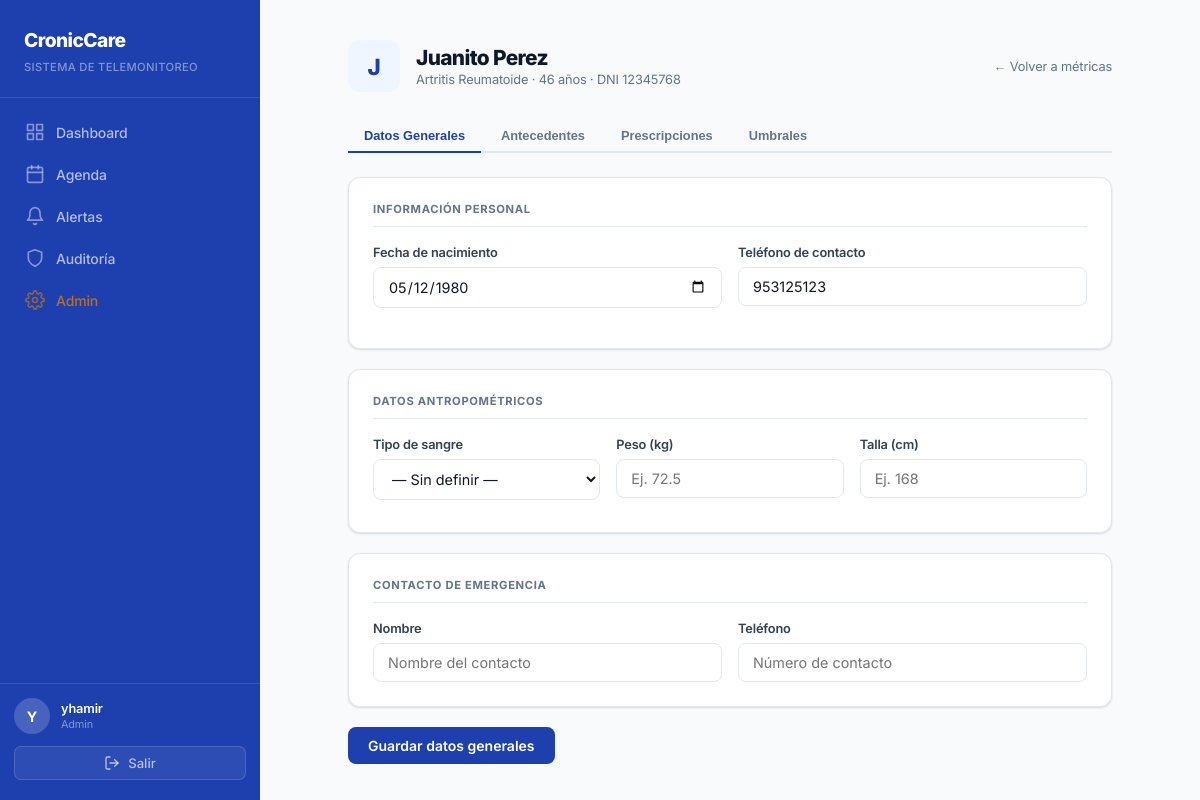
Page /paciente/1/ficha/ (signed in) on the committed database.
### core/models.py (models this page shows, shortened)
class Paciente(models.Model):
    ENFERMEDADES = [
        ('diabetes_t2', 'Diabetes Tipo 2'),
        ('diabetes_t1', 'Diabetes Tipo 1'),
        ('hipertension', 'Hipertensión Arterial'),
        ('asma', 'Asma'),
        ('epoc', 'EPOC'),
        ('irc', 'Insuficiencia Renal Crónica'),
        ('icc', 'Insuficiencia Cardíaca Crónica'),
        ('artritis', 'Artritis Reumatoide'),
        ('otra', 'Otra'),
    ]
    user = models.OneToOneField(User, on_delete = models.SET_NULL, null = True, blank = True, related_name = 'paciente')
    nombre = models.CharField(max_length = 100)
    dni = models.CharField(max_length = 8, unique = True)
    enfermedad = models.CharField(max_length = 100, choices = ENFERMEDADES)
    fecha_nacimiento = models.DateField(null = True, blank = True)
    telefono = models.CharField(max_length = 15, blank = True)
    fecha_registro = models.DateTimeField(auto_now_add = True)
    @property
    def edad(self):
        if not self.fecha_nacimiento:
            return None
        hoy = date.today()
        return hoy.year - self.fecha_nacimiento.year - (
            (hoy.month, hoy.day) < (self.fecha_nacimiento.month, self.fecha_nacimiento.day)
        )

### core/views.py (the view, shortened to what this page needs)
# urls.py: path('paciente/<int:paciente_id>/ficha/', views.ficha_medica,          name='ficha_medica'),
@login_required
@medico_required
def ficha_medica(request, paciente_id):
    paciente = get_object_or_404(Paciente, id=paciente_id)
    ficha, _ = FichaMedica.objects.get_or_create(paciente=paciente)
    umbrales = {u.tipo_metrica: u for u in paciente.umbrales.all()}
    prescripciones_activas = paciente.prescripciones.filter(activa=True).select_related('medico')
    prescripciones_pasadas = paciente.prescripciones.filter(activa=False).select_related('medico')
    return render(request, 'core/ficha_medica.html', {
        'paciente':               paciente,
        'ficha':                  ficha,
        'prescripciones_activas': prescripciones_activas,
        'prescripciones_pasadas': prescripciones_pasadas,
        'umbrales':               umbrales,
        'tipos_metrica':          UmbralPersonalizado.TIPOS_METRICA,
        'today':                  date.today().isoformat(),
        'vias':                   Prescripcion.VIAS,
        'frecuencias_presc':      Prescripcion.FRECUENCIAS,
    })

### core/context_processors.py (called while the page is built)
def alertas_pendientes(request):
    if not request.user.is_authenticated:
        return {
            'total_alertas_pendientes': 0,
            'alertas_recientes': [],
        }
    alertas = Alerta.objects.filter(
        resuelta=False,
        criticidad='critica',
    ).select_related('paciente', 'metrica').order_by('-fecha')
    alertas_data = []
    for alerta in alertas[:3]:
        alertas_data.append({
            'alerta': alerta,
            'valor_str': f"{float(alerta.metrica.valor):.1f}" if alerta.metrica else None,
        })
    return {
        'total_alertas_pendientes': alertas.count(),
        'alertas_recientes': alertas_data,
    }

### core/models.py (called while the page is built)
    @property
    def imc(self):
        if self.peso_kg and self.talla_cm:
            talla_m = self.talla_cm / 100
            return round(self.peso_kg / (talla_m ** 2), 1)
        return None

### core/views.py (called while the page is built)
def es_medico(user):
    return user.groups.filter(name='Medico').exists() or user.is_superuser

### core/templates/core/ficha_medica.html (shortened to what this page needs)
{% extends 'core/base.html' %}
{% block content %}
<div class="container" style="max-width: 860px;">
  <div class="fm-header">
    <div class="fm-avatar">{{ paciente.nombre|slice:":1"|upper }}</div>
    <div>
      <h2 style="font-size: 1.3rem; font-weight: 800; letter-spacing: -0.03em;">{{ paciente.nombre }}</h2>
      <p style="font-size: 0.8rem; color: var(--muted); margin-top: 2px;">
        {{ paciente.get_enfermedad_display }}
        {% if paciente.edad %} · {{ paciente.edad }} años{% endif %}
        · DNI {{ paciente.dni }}
      </p>
    </div>
    <a href="{% url 'detalle_paciente' paciente.id %}"
       style="margin-left: auto; font-size: 0.8rem; color: var(--muted); text-decoration: none;">
      ← Volver a métricas
    </a>
  </div>
  <div class="tab-nav">
    <button class="tab-btn active" onclick="switchTab(this, 'datos')">Datos Generales</button>
    <button class="tab-btn" onclick="switchTab(this, 'antecedentes')">Antecedentes</button>
    <button class="tab-btn" onclick="switchTab(this, 'prescripciones')">
      Prescripciones
    </button>
    <button class="tab-btn" onclick="switchTab(this, 'umbrales')">Umbrales</button>
  </div>
  <div id="tab-datos" class="tab-panel active">
    <form method="POST">
      <div class="card" style="margin-bottom: 20px;">
        <p class="section-title">Información personal</p>
        <div class="grid-2" style="margin-bottom: 16px;">
          <div class="form-group" style="margin-bottom: 0;">
            <label class="form-label">Fecha de nacimiento</label>
            <input type="date" name="fecha_nacimiento" class="form-input"
              value="{{ paciente.fecha_nacimiento|date:'Y-m-d' }}">
          </div>
          <div class="form-group" style="margin-bottom: 0;">
            <label class="form-label">Teléfono de contacto</label>
            <input type="text" name="telefono" class="form-input"
              placeholder="Ej. 987654321" value="{{ paciente.telefono }}">
          </div>
        </div>
      </div>
      <div class="card" style="margin-bottom: 20px;">
        <p class="section-title">Datos antropométricos</p>
        <div class="grid-3" style="margin-bottom: 8px;">
          <div class="form-group" style="margin-bottom: 0;">
            <label class="form-label">Tipo de sangre</label>
            <select name="tipo_sangre" class="form-input">
              <option value="">— Sin definir —</option>
            </select>
          </div>
          <div class="form-group" style="margin-bottom: 0;">
            <label class="form-label">Peso (kg)</label>
            <input type="number" name="peso_kg" step="0.1" min="1" max="300" class="form-input"
              placeholder="Ej. 72.5" value="{{ ficha.peso_kg|default:'' }}">
          </div>
          <div class="form-group" style="margin-bottom: 0;">
            <label class="form-label">Talla (cm)</label>
            <input type="number" name="talla_cm" step="0.1" min="50" max="250" class="form-input"
              placeholder="Ej. 168" value="{{ ficha.talla_cm|default:'' }}">
          </div>
        </div>
      </div>
      <div class="card" style="margin-bottom: 20px;">
        <p class="section-title">Contacto de emergencia</p>
        <div class="grid-2">
          <div class="form-group" style="margin-bottom: 0;">
            <label class="form-label">Nombre</label>
            <input type="text" name="contacto_emergencia_nombre" class="form-input"
              placeholder="Nombre del contacto" value="{{ ficha.contacto_emergencia_nombre }}">
          </div>
          <div class="form-group" style="margin-bottom: 0;">
            <label class="form-label">Teléfono</label>
            <input type="text" name="contacto_emergencia_tel" class="form-input"
              placeholder="Número de contacto" value="{{ ficha.contacto_emergencia_tel }}">
          </div>
        </div>
      </div>
      <button type="submit" class="btn-primary">Guardar datos generales</button>
    </form>
  </div>
</div>
{% endblock %}

### core/templates/core/base.html (shortened to what this page needs)
<!doctype html>
<html lang="es">
  <head>
  </head>
  <body>
    <aside class="sidebar" id="sidebar">
      <div class="sidebar-header">
        <span class="sidebar-logo">CronicCare</span>
        <span class="sidebar-subtitle">Sistema de Telemonitoreo</span>
      </div>
      <ul class="sidebar-nav">
        <li>
          <a
            href="{% url 'dashboard' %}"
            class="{% if request.resolver_match.url_name == 'dashboard' %}active{% endif %}"
          >
            <svg
              viewBox="0 0 24 24"
              fill="none"
              stroke="currentColor"
              stroke-width="2"
              stroke-linecap="round"
              stroke-linejoin="round"
            >
              <rect x="3" y="3" width="7" height="7" />
              <rect x="14" y="3" width="7" height="7" />
              <rect x="14" y="14" width="7" height="7" />
              <rect x="3" y="14" width="7" height="7" />
            </svg>
            Dashboard
          </a>
        </li>
        <li>
          <a
            href="{% url 'agenda' %}"
            class="{% if request.resolver_match.url_name == 'agenda' %}active{% endif %}"
          >
            <svg viewBox="0 0 24 24" fill="none" stroke="currentColor" stroke-width="2" stroke-linecap="round" stroke-linejoin="round">
              <rect x="3" y="4" width="18" height="18" rx="2" ry="2"/>
              <line x1="16" y1="2" x2="16" y2="6"/>
              <line x1="8" y1="2" x2="8" y2="6"/>
              <line x1="3" y1="10" x2="21" y2="10"/>
            </svg>
            Agenda
          </a>
        </li>
        <li>
          <a
            href="{% url 'alertas' %}"
            class="{% if request.resolver_match.url_name == 'alertas' %}active{% endif %}"
          >
            <svg
              viewBox="0 0 24 24"
              fill="none"
              stroke="currentColor"
              stroke-width="2"
              stroke-linecap="round"
              stroke-linejoin="round"
            >
              <path d="M18 8A6 6 0 0 0 6 8c0 7-3 9-3 9h18s-3-2-3-9" />
              <path d="M13.73 21a2 2 0 0 1-3.46 0" />
            </svg>
            Alertas
          </a>
        </li>
        {% if request.user.is_superuser or request.user.groups.all %}
        <li>
          <a
            href="{% url 'auditoria' %}"
            class="{% if request.resolver_match.url_name == 'auditoria' %}active{% endif %}"
          >
            <svg
              viewBox="0 0 24 24"
              fill="none"
              stroke="currentColor"
              stroke-width="2"
              stroke-linecap="round"
              stroke-linejoin="round"
            >
              <path d="M12 22s8-4 8-10V5l-8-3-8 3v7c0 6 8 10 8 10z" />
            </svg>
            Auditoría
          </a>
        </li>
        {% endif %} {% if request.user.is_superuser %}
        <li>
          <a href="/admin/" class="admin-link">
            Admin
          </a>
        </li>
        {% endif %}
      </ul>
      <div class="sidebar-footer">
        <div class="sidebar-user">
          <div class="user-avatar">
            {{ request.user.get_full_name|default:request.user.username|slice:":1" }}
          </div>
          <div class="user-info">
            <div class="user-name">
              <a href="{% url 'perfil_medico' %}" style="text-decoration: none; color: inherit;">
                {{ request.user.get_full_name|default:request.user.username }}
              </a>
            </div>
            <div class="user-role">
              {% if request.user.is_superuser %}Admin{% else %}Médico{% endif %}
            </div>
          </div>
        </div>
        <form method="POST" action="{% url 'logout' %}" style="margin: 0">
          <button type="submit" class="btn-logout">
            <svg
              width="16"
              height="16"
              viewBox="0 0 24 24"
              fill="none"
              stroke="currentColor"
              stroke-width="2"
              stroke-linecap="round"
              stroke-linejoin="round"
            >
              <path d="M9 21H5a2 2 0 0 1-2-2V5a2 2 0 0 1 2-2h4" />
              <polyline points="16 17 21 12 16 7" />
              <line x1="21" y1="12" x2="9" y2="12" />
            </svg>
            Salir
          </button>
        </form>
      </div>
    </aside>
    <main class="main-content">{% block content %}{% endblock %}</main>
  </body>
</html>

### core/templates/core/base.html (style rules this page uses)
:root { --bg: #f8fafc; --surface: #ffffff; --primary: #1e40af; --primary2: #1d4ed8; --primary-light: #eff6ff; --text: #0f172a; --text2: #334155; --muted: #64748b; --border: #e2e8f0; --ok: #16a34a; --ok-light: #dcfce7; --alert: #dc2626; --alert-light: #fee2e2; --warning: #d97706; --warning-light: #fef3c7; --shadow: 0 1px 3px rgba(0, 0, 0, 0.08), 0 1px 2px rgba(0, 0, 0, 0.06); --shadow-md: 0 4px 6px rgba(0, 0, 0, 0.07), 0 2px 4px rgba(0, 0, 0, 0.06); --sidebar-w: 260px; }
* { box-sizing: border-box; margin: 0; padding: 0; }
body { font-family: "Inter", sans-serif; background: var(--bg); color: var(--text); letter-spacing: -0.01em; display: grid; grid-template-columns: var(--sidebar-w) 1fr; min-height: 100vh; }
.sidebar { position: fixed; top: 0; left: 0; width: var(--sidebar-w); height: 100vh; background: var(--primary); display: flex; flex-direction: column; z-index: 100; overflow-y: auto; }
.sidebar-header { padding: 28px 24px 22px; border-bottom: 1px solid rgba(255, 255, 255, 0.1); flex-shrink: 0; }
.sidebar-logo { font-size: 1.2rem; font-weight: 800; color: #ffffff; letter-spacing: -0.03em; text-decoration: none; display: block; margin-bottom: 3px; }
.sidebar-subtitle { font-size: 0.7rem; color: rgba(255, 255, 255, 0.45); font-weight: 500; letter-spacing: 0.03em; text-transform: uppercase; }
.sidebar-nav { flex: 1; padding: 14px 10px; list-style: none; display: flex; flex-direction: column; gap: 2px; }
.sidebar-nav a { display: flex; align-items: center; gap: 11px; padding: 10px 12px; border-radius: 8px; font-size: 0.875rem; font-weight: 500; color: rgba(255, 255, 255, 0.65); text-decoration: none; transition: background 0.15s, color 0.15s; border-left: 3px solid transparent; }
.sidebar-nav svg { flex-shrink: 0; opacity: 0.7; width: 20px; height: 20px; }
.sidebar-nav a.admin-link { color: rgba(217, 119, 6, 0.85); }
.sidebar-footer { padding: 14px 14px 20px; border-top: 1px solid rgba(255, 255, 255, 0.1); flex-shrink: 0; }
.sidebar-user { display: flex; align-items: center; gap: 11px; margin-bottom: 12px; }
.user-avatar { width: 36px; height: 36px; border-radius: 50%; background: rgba(255, 255, 255, 0.18); display: flex; align-items: center; justify-content: center; font-size: 0.9rem; font-weight: 700; color: #ffffff; flex-shrink: 0; text-transform: uppercase; }
.user-info { overflow: hidden; }
.user-name { font-size: 0.8rem; font-weight: 600; color: #ffffff; white-space: nowrap; overflow: hidden; text-overflow: ellipsis; }
.user-role { font-size: 0.68rem; color: rgba(255, 255, 255, 0.45); margin-top: 1px; }
.btn-logout { display: flex; align-items: center; justify-content: center; gap: 8px; width: 100%; padding: 8px 12px; background: rgba(255, 255, 255, 0.07); border: 1px solid rgba(255, 255, 255, 0.14); border-radius: 7px; color: rgba(255, 255, 255, 0.65); font-family: "Inter", sans-serif; font-size: 0.82rem; font-weight: 500; cursor: pointer; transition: background 0.15s, color 0.15s; }
.main-content { grid-column: 2; min-height: 100vh; background: var(--bg); }
.container { padding: 40px 48px; max-width: 1400px; margin: 0 auto; }
.card { background: var(--surface); border-radius: 12px; border: 1px solid var(--border); padding: 24px; box-shadow: var(--shadow); }
.btn-primary { background: var(--primary); color: white; border: none; padding: 10px 20px; border-radius: 8px; font-weight: 600; font-size: 0.875rem; font-family: "Inter", sans-serif; cursor: pointer; transition: background 0.2s; text-decoration: none; display: inline-block; text-align: center; }
.form-group { margin-bottom: 20px; }
.form-label { display: block; font-size: 0.8rem; font-weight: 600; color: var(--text2); margin-bottom: 7px; }
.form-input { width: 100%; padding: 10px 14px; background: var(--surface); border: 1.5px solid var(--border); color: var(--text); border-radius: 8px; font-family: "Inter", sans-serif; font-size: 0.9rem; outline: none; transition: border-color 0.2s, box-shadow 0.2s; appearance: auto; }

### rows in the picture
Paciente: nombre "J", nombre "Juanito Perez", enfermedad "Artritis Reumatoide", edad "46", dni "12345768", fecha_nacimiento "05/12/1980", telefono "953125123"

### other values in the picture
{{ request.user.get_full_name|default:request.user.username|slice:":1" }} "Y"
{{ request.user.get_full_name|default:request.user.username }} "yhamir"
